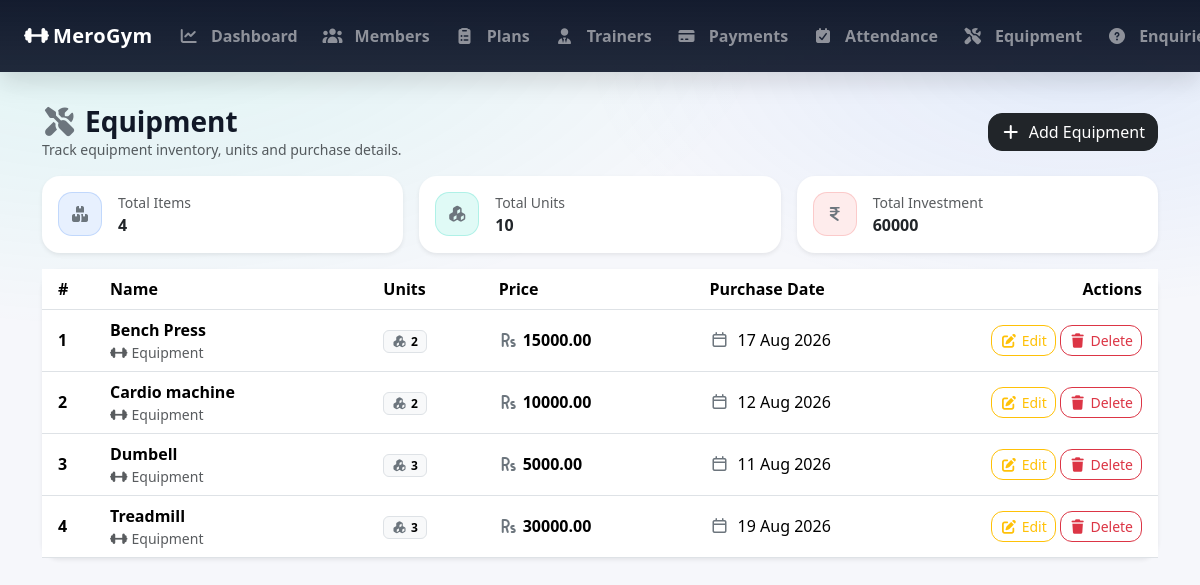
The page /admin_equipment/ (signed in) on the database as committed earlier.
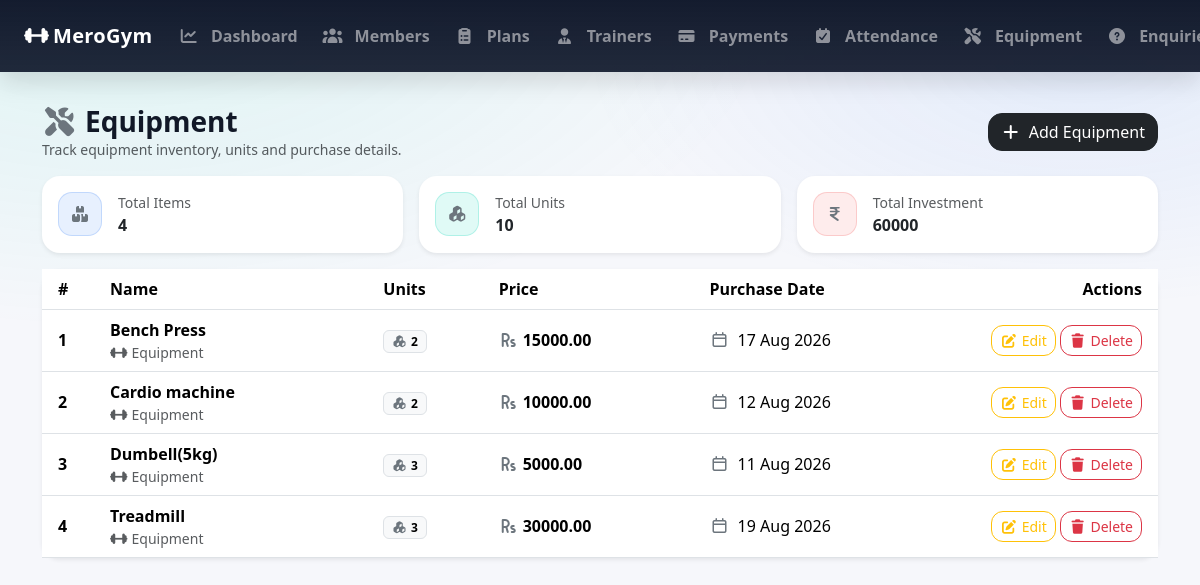
The same page on the database as committed later.
### GymApp/models.py (models this page shows, shortened)
class Equipment(models.Model):
    name = models.CharField(max_length=100)
    units = models.PositiveIntegerField(default=1)
    price = models.DecimalField(max_digits=8, decimal_places=2)
    purchase_date = models.DateField(default=timezone.now) # date when equipment was purchased
    is_active = models.BooleanField(default=True) # if removed/sold, mark as inactive instead of deleting records.

### GymApp/views.py (the view)
    def wrapper(request, *args, **kwargs):
        if not request.user.is_authenticated or getattr(request.user, 'role', None) != 'ADMIN':
            messages.error(request, 'You must be logged in as an admin to access this page.')
            return redirect('admin_login')  # Redirect to the admin login page
        return view_func(request, *args, **kwargs)

### GymApp/views.py (called while the page is built)
def admin_required(view_func):
    def wrapper(request, *args, **kwargs):
        if not request.user.is_authenticated or getattr(request.user, 'role', None) != 'ADMIN':
            messages.error(request, 'You must be logged in as an admin to access this page.')
            return redirect('admin_login')  # Redirect to the admin login page
        return view_func(request, *args, **kwargs)
    return wrapper

@admin_required
def admin_equipment_list(request):
    search = request.GET.get('search', '')
    equipments = Equipment.objects.all().order_by('name') # order equipment by name
    if search:
        equipments = equipments.filter(name__icontains=search)
    total_units = equipments.aggregate(
        total=Sum('units')
    )['total'] or 0
    total_investment = equipments.aggregate(
        total=Sum('price')
    )['total'] or 0
    return render(request, 'admin_equipment_list.html', {
        'equipments' : equipments,
        'search':search,
        'total_units':total_units,
        'total_investment': total_investment
    })

### GymApp/templates/admin_equipment_list.html (shortened to what this page needs)
{% extends 'base.html' %}
{% block content %}
<div class="d-flex flex-wrap justify-content-between align-items-center gap-2 mb-3">
    <div>
        <h3 class="mb-0 fw-bold">
            <i class="fa-solid fa-screwdriver-wrench me-2 text-secondary"></i>Equipment
        </h3>
        <div class="text-muted small">Track equipment inventory, units and purchase details.</div>
    </div>
    <a href="{% url 'admin_equipment_add' %}" class="btn btn-dark" style="border-radius:14px;">
        <i class="fa-solid fa-plus me-2"></i>Add Equipment
    </a>
</div>
<div class="row g-3 mb-3">
    <div class="col-12 col-md-4">
        <div class="card border-0 shadow-sm" style="border-radius:18px;">
            <div class="card-body">
                <div class="d-flex align-items-center gap-3">
                    <div class="d-inline-flex align-items-center justify-content-center"
                         style="width:44px;height:44px;border-radius:14px;background:rgba(59,130,246,.12);border:1px solid rgba(59,130,246,.22);">
                        <i class="fa-solid fa-boxes-stacked text-secondary"></i>
                    </div>
                    <div>
                        <div class="text-muted small">Total Items</div>
                        <div class="fw-bold">{{ equipments|length }}</div>
                    </div>
                </div>
            </div>
        </div>
    </div>
    <div class="col-12 col-md-4">
        <div class="card border-0 shadow-sm" style="border-radius:18px;">
            <div class="card-body">
                <div class="d-flex align-items-center gap-3">
                    <div class="d-inline-flex align-items-center justify-content-center"
                         style="width:44px;height:44px;border-radius:14px;background:rgba(0,209,178,.12);border:1px solid rgba(0,209,178,.22);">
                        <i class="fa-solid fa-cubes text-secondary"></i>
                    </div>
                    <div>
                        <div class="text-muted small">Total Units</div>
                        <div class="fw-bold">{{ total_units|default:"-" }}</div>
                    </div>
                </div>
            </div>
        </div>
    </div>
    <div class="col-12 col-md-4">
        <div class="card border-0 shadow-sm" style="border-radius:18px;">
            <div class="card-body">
                <div class="d-flex align-items-center gap-3">
                    <div class="d-inline-flex align-items-center justify-content-center"
                         style="width:44px;height:44px;border-radius:14px;background:rgba(239,68,68,.10);border:1px solid rgba(239,68,68,.20);">
                        <i class="fa-solid fa-indian-rupee-sign text-secondary"></i>
                    </div>
                    <div>
                        <div class="text-muted small">Total Investment</div>
                        <div class="fw-bold">{{ total_investment|default:"-" }}</div>
                    </div>
                </div>
            </div>
        </div>
    </div>
</div>
<div class="card border-0 shadow-sm" style="border-radius:18px;">
    <div class="card-body p-0">
        <div class="table-responsive">
            <table class="table table-hover align-middle mb-0">
                <thead style="background: rgba(15,23,42,.98); color:#fff;">
                <tr>
                    <th class="ps-3" style="width:60px;">#</th>
                    <th>Name</th>
                    <th>Units</th>
                    <th>Price</th>
                    <th>Purchase Date</th>
                    <th class="text-end pe-3" style="width:190px;">Actions</th>
                </tr>
                </thead>
                <tbody>
                {% for e in equipments %}
                    <tr>
                        <td class="ps-3 fw-semibold">{{ forloop.counter }}</td>
                        <td>
                            <div class="fw-semibold">{{ e.name }}</div>
                            <div class="small text-muted">
                                <i class="fa-solid fa-dumbbell me-1"></i>Equipment
                            </div>
                        </td>
                        <td class="text-nowrap">
                            <span class="badge text-bg-light border">
                                <i class="fa-solid fa-cubes me-1 text-secondary"></i>{{ e.units }}
                            </span>
                        </td>
                        <td class="text-nowrap">
                            <span class="fw-bold">
                                <i class="fa-solid fa-rupee-sign me-1 text-secondary"></i>{{ e.price }}
                            </span>
                        </td>
                        <td class="text-nowrap">
                            {% if e.purchase_date %}
                                <i class="fa-regular fa-calendar me-1 text-secondary"></i>
                                {{ e.purchase_date|date:"d M Y" }}
                            {% else %}
                                <span class="text-muted">-</span>
                            {% endif %}
                        </td>
                        <td class="text-end pe-3">
                            <a href="{% url 'admin_equipment_edit' e.id %}"
                               class="btn btn-sm btn-outline-warning"
                               style="border-radius:12px;">
                                <i class="fa-solid fa-pen-to-square me-1"></i>Edit
                            </a>
                            <form action="{% url 'admin_equipment_delete' e.id %}"
                                  method="post" class="d-inline-block">
                                <button type="submit" class="btn btn-sm btn-outline-danger"
                                        style="border-radius:12px;"
                                        onclick="return confirm('Delete this equipment?')">
                                    <i class="fa-solid fa-trash me-1"></i>Delete
                                </button>
                            </form>
                        </td>
                    </tr>
                {% endfor %}
                </tbody>
            </table>
        </div>
    </div>
</div>
{% endblock %}

### GymApp/templates/base.html (shortened to what this page needs)
{% load static %}
<!doctype html>
<html lang="en">
  <head>
    <link
      rel="stylesheet"
      href="https://cdn.jsdelivr.net/npm/bootstrap@5.3.8/dist/css/bootstrap.min.css"
    />
    <link
      rel="stylesheet"
      href="https://cdnjs.cloudflare.com/ajax/libs/font-awesome/7.3.0/css/all.min.css"
    />
  </head>
  <body
    class="{% if user.is_authenticated and user.role == 'ADMIN' %} role-admin {% elif user.is_authenticated and user.role == 'MEMBER' %} role-member {% else %} role-guest {% endif %}"
  >
    <nav class="navbar navbar-expand-lg navbar-dark fixed-top">
      <div class="container-fluid px-3 px-lg-4">
        <a
          class="navbar-brand d-flex align-items-center gap-1"
          href="{% url 'home' %}"
        >
          <i class="fa-solid fa-dumbbell"></i>
          <span>MeroGym</span>
        </a>
        <div class="collapse navbar-collapse" id="mainNavbar">
          <ul class="navbar-nav ms-auto">
            {% if user.is_authenticated %}
            {% if user.role == 'ADMIN' %}
            <li class="nav-item">
              <a class="nav-link" href="{% url 'admin_dashboard' %}">
                <i class="fa-solid fa-chart-line me-2"></i>
                Dashboard
              </a>
            </li>
            <li class="nav-item">
              <a class="nav-link" href="{% url 'admin_members_list' %}">
                <i class="fa-solid fa-users me-2"></i>
                Members
              </a>
            </li>
            <li class="nav-item">
              <a class="nav-link" href="{% url 'admin_plans_list' %}">
                <i class="fa-solid fa-clipboard-list me-2"></i>
                Plans
              </a>
            </li>
            <li class="nav-item">
              <a class="nav-link" href="{% url 'admin_trainers_list' %}">
                <i class="fa-solid fa-user-tie me-2"></i>
                Trainers
              </a>
            </li>
            <li class="nav-item">
              <a class="nav-link" href="{% url 'admin_payments_list' %}">
                <i class="fa-solid fa-credit-card me-2"></i>
                Payments
              </a>
            </li>
            <li class="nav-item">
              <a class="nav-link" href="{% url 'admin_attendance_list' %}">
                <i class="fa-solid fa-calendar-check me-2"></i>
                Attendance
              </a>
            </li>
            <li class="nav-item">
              <a class="nav-link" href="{% url 'admin_equipment_list' %}">
                <i class="fa-solid fa-screwdriver-wrench me-2"></i>
                Equipment
              </a>
            </li>
            <li class="nav-item">
              <a class="nav-link" href="{% url 'admin_enquiries_list' %}">
                <i class="fa-solid fa-circle-question me-2"></i>
                Enquiries
              </a>
            </li>
            {% endif %}
            {% endif %}
          </ul>
        </div>
      </div>
    </nav>
    <div class="container-wrapper">
      <div class="container">
        <div class="page-shell">{% block content %} {% endblock %}</div>
      </div>
    </div>
  </body>
</html>

### GymApp/templates/base.html (style rules this page uses)
:root { --brand: #00d1b2; --dark-2: #0f172a; --card: #ffffff; --muted: #6b7280; }
html { margin: 0; padding: 0; }
body { margin: 0 !important; padding: 0 !important; background: radial-gradient( 1200px 600px at 10% 0%, rgba(0, 209, 178, 0.1), transparent 55% ), radial-gradient( 900px 450px at 90% 10%, rgba(59, 130, 246, 0.1), transparent 55% ), #f6f7fb; color: #111827; }
.navbar { min-height: 72px; position: fixed !important; top: 0 !important; left: 0 !important; right: 0 !important; margin: 0 !important; background: linear-gradient( 180deg, rgba(15, 23, 42, 0.98), rgba(15, 23, 42, 0.92) ) !important; box-shadow: 0 10px 25px rgba(0, 0, 0, 0.12); z-index: 1030; }
body > nav:first-child { margin-top: 0 !important; }
.navbar-brand { font-weight: 800; letter-spacing: 0.3px; white-space: nowrap; }
.navbar-nav { display: flex; align-items: center; gap: 4px; }
.nav-link { font-weight: 600; opacity: 0.92; border-radius: 10px; padding: 0.55rem 0.65rem !important; margin: 0 !important; white-space: nowrap; transition: background 0.2s ease, opacity 0.2s ease; }
.container-wrapper { width: 100%; padding-top: 105px; padding-bottom: 40px; }
.page-shell { background: transparent; border: 0; border-radius: 0; padding: 0; box-shadow: none; }
@media (min-width: 992px) { .navbar-nav { flex-wrap: nowrap; } }
@media (min-width: 992px) { .navbar-nav .nav-item { flex: 0 0 auto; } }

Rows that differ between the two databases and show on the page:
changed Equipment: name "Dumbell" → "Dumbell(5kg)"
